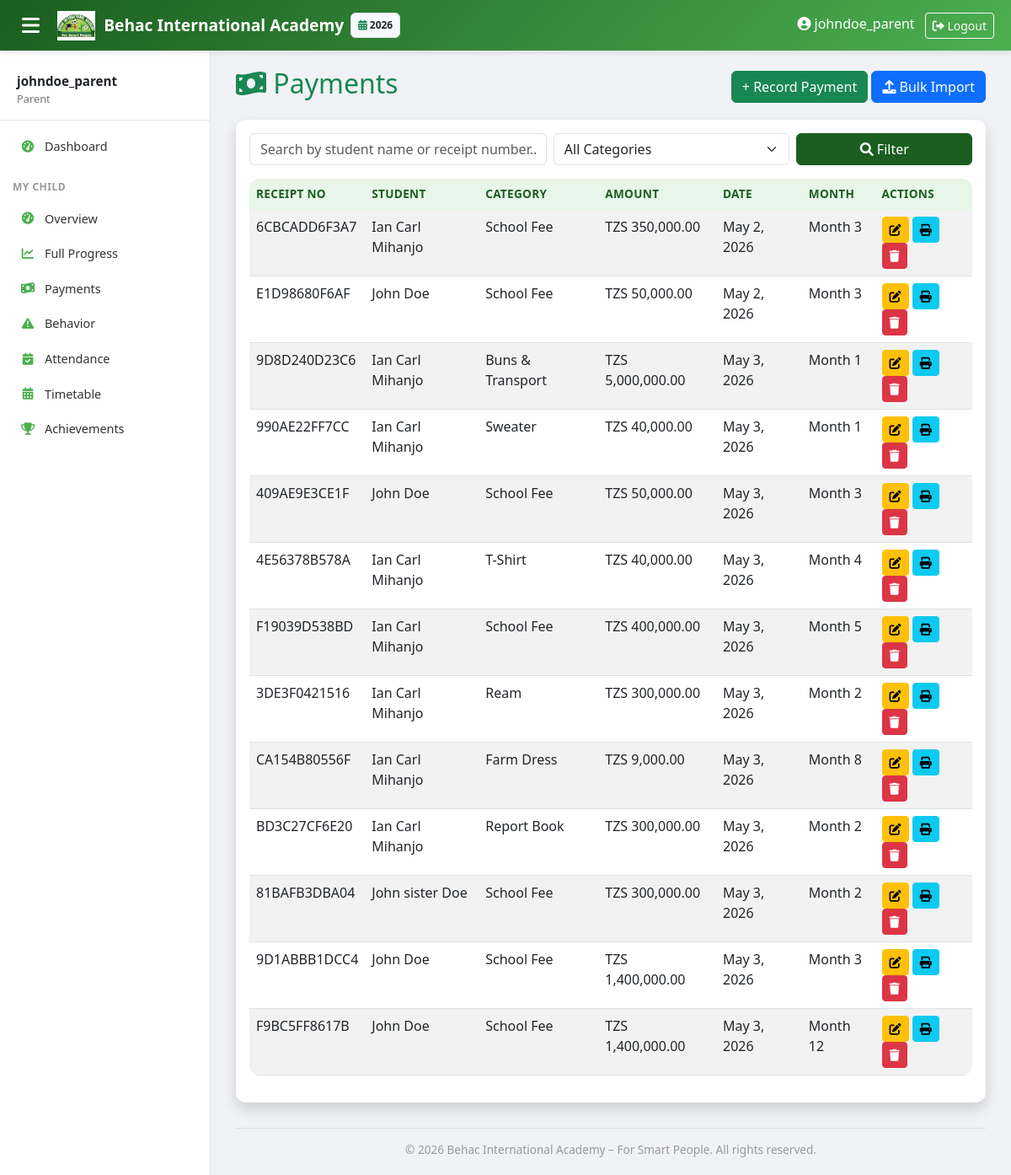
The page /finance/payments/ (signed in) on the database its author committed.
### core/models.py (models this page shows, shortened)
class AcademicYear(models.Model):
    name = models.CharField(max_length=20)  # "2025-2026"
    start_date = models.DateField()
    end_date = models.DateField()
    is_current = models.BooleanField(default=False)

### finance/models.py (models this page shows, shortened)
class Payment(models.Model):
    student = models.ForeignKey(Student, on_delete=models.CASCADE, related_name='payments')
    fee_category = models.ForeignKey(FeeCategory, on_delete=models.CASCADE)
    amount_paid = models.DecimalField(max_digits=10, decimal_places=2)
    payment_date = models.DateField(auto_now_add=True)
    receipt_number = models.CharField(max_length=50, unique=True)
    installment_month = models.PositiveSmallIntegerField(null=True, blank=True)  # 1-12
    notes = models.TextField(blank=True)

class FeeCategory(models.Model):
    name = models.CharField(max_length=50)  # "School Fee", "Buns & Transport", "Sweater"
    default_amount = models.DecimalField(max_digits=10, decimal_places=2)
    is_recurring = models.BooleanField(default=True)  # monthly vs one-time

### students/models.py (models this page shows, shortened)
class Student(models.Model):
    registration_number = models.CharField(max_length=20, unique=True, blank=True, editable=False)
    first_name = models.CharField(max_length=50)
    middle_name = models.CharField(max_length=50, blank=True, null=True)
    last_name = models.CharField(max_length=50)
    nida = models.CharField(max_length=20, blank=True, null=True)
    date_of_birth = models.DateField()
    birth_cert_number = models.CharField(max_length=50, unique=True)
    religion = models.CharField(max_length=50, blank=True)
    region = models.ForeignKey('locations.Region', on_delete=models.SET_NULL, null=True, blank=True)
    district = models.ForeignKey('locations.District', on_delete=models.SET_NULL, null=True, blank=True)
    gender = models.CharField(max_length=1, choices=[('M','Male'),('F','Female')])
    current_class = models.ForeignKey(ClassLevel, on_delete=models.SET_NULL, null=True)
    registration_date = models.DateField(auto_now_add=True)
    street = models.CharField(max_length=200, blank=True)
    mobile = models.CharField(max_length=15, blank=True)
    parent_name = models.CharField(max_length=100)
    parent_mobile = models.CharField(max_length=15)
    parent_occupation = models.CharField(max_length=100)
    parent_nida = models.CharField(max_length=20, blank=True)
    parent_user = models.ForeignKey(User, on_delete=models.SET_NULL, null=True, blank=True, related_name='children')
    is_active = models.BooleanField(default=True)
    class Meta:
        ordering = ['-registration_date']
    @property
    def full_name(self):
        return f"{self.first_name} {self.middle_name or ''} {self.last_name}".strip()

### finance/views.py (the view)
# urls.py: path('payments/', views.PaymentListView.as_view(), name='payment_list'),
class PaymentListView(LoginRequiredMixin, ListView):
    model = Payment
    template_name = 'finance/payment_list.html'
    context_object_name = 'payments'
    paginate_by = 50
    def get_queryset(self):
        qs = super().get_queryset()
        q = self.request.GET.get('q', '')
        cat = self.request.GET.get('category', '')
        if q:
            qs = qs.filter(student__first_name__icontains=q) | qs.filter(student__last_name__icontains=q) | qs.filter(receipt_number__icontains=q)
        if cat:
            qs = qs.filter(fee_category_id=cat)
        return qs
    def get_context_data(self, **kwargs):
        ctx = super().get_context_data(**kwargs)
        ctx['categories'] = FeeCategory.objects.all()
        ctx['q'] = self.request.GET.get('q', '')
        ctx['selected_category'] = self.request.GET.get('category', '')
        return ctx

### academics/context_processors.py (called while the page is built)
def academic_year_processor(request):
    current_year = AcademicYear.objects.filter(is_current=True).first()
    all_years = AcademicYear.objects.all().order_by('-start_date')
    return {
        'current_year': current_year,
        'all_years': all_years,
    }

### templates/finance/payment_list.html (shortened to what this page needs)
{% extends 'base.html' %}
{% load humanize %}
{% block content %}
<div class="d-flex justify-content-between align-items-center mb-3">
    <h2 class="text-success"><i class="fas fa-money-bill-wave"></i> Payments</h2>
    <div>
        <a href="{% url 'finance:select_student' %}" class="btn btn-success">+ Record Payment</a>
        <a href="{% url 'finance:payment_bulk_upload' %}" class="btn btn-primary"><i class="fas fa-upload"></i> Bulk Import</a>
    </div>
</div>
<div class="card shadow">
    <div class="card-body"><form method="get" class="row g-2 mb-3">
    <div class="col-md-5">
        <input type="text" name="q" class="form-control" placeholder="Search by student name or receipt number..." value="{{ q }}">
    </div>
    <div class="col-md-4">
        <select name="category" class="form-select">
            <option value="">All Categories</option>
        </select>
    </div>
    <div class="col-md-3">
        <button type="submit" class="btn btn-behac w-100"><i class="fas fa-search"></i> Filter</button>
    </div>
</form>
        <table class="table table-striped">
            <thead>
                <tr><th>Receipt No</th><th>Student</th><th>Category</th><th>Amount</th><th>Date</th><th>Month</th><th>Actions</th></tr>
            </thead>
            <tbody>
                {% for p in payments %}
                <tr>
                    <td>{{ p.receipt_number }}</td>
                    <td>{{ p.student.full_name }}</td>
                    <td>{{ p.fee_category.name }}</td>
                    <td>TZS {{ p.amount_paid|floatformat:2|intcomma }}</td>
                    <td>{{ p.payment_date }}</td>
                    <td>{% if p.installment_month %}Month {{ p.installment_month }}{% else %}-{% endif %}</td>
                    <td>
                        <a href="{% url 'finance:payment_update' p.pk %}" class="btn btn-sm btn-warning"><i class="fas fa-edit"></i></a>
                        <a href="{% url 'finance:receipt_pdf' p.pk %}" class="btn btn-sm btn-info" target="_blank"><i class="fas fa-print"></i></a>
                        <a href="{% url 'finance:payment_delete' p.pk %}" class="btn btn-sm btn-danger"><i class="fas fa-trash"></i></a>
                    </td>
                </tr>
                {% empty %}
                <tr><td colspan="7">No payments recorded yet.</td></tr>
                {% endfor %}
            </tbody>
        </table>
    </div>
</div>
{% endblock %}

### templates/base.html (shortened to what this page needs)
<!DOCTYPE html>
<html lang="en">
<head>
    <link href="https://cdn.jsdelivr.net/npm/bootstrap@5.3.0/dist/css/bootstrap.min.css" rel="stylesheet">
    <link rel="stylesheet" href="https://cdnjs.cloudflare.com/ajax/libs/font-awesome/6.0.0/css/all.min.css">
</head>
<body>
    {% if user.is_authenticated %}
    <nav class="topbar">
        <button class="sidebar-toggle" onclick="document.querySelector('.sidebar').classList.toggle('show')">
            <i class="fas fa-bars"></i>
        </button>
        <a class="topbar-brand" href="{% url 'dashboard:home' %}">
            <img src="/static/images/behac_logo.png" alt="Logo"> Behac International Academy
        </a>
        {% if current_year %}
        <span class="badge bg-light text-dark ms-2 p-2 border" style="font-size: 0.75rem;">
            <i class="fas fa-calendar-alt text-success"></i> {{ current_year.name }}
        </span>
        {% endif %}
        <div class="ms-auto">
            {% if user.is_authenticated %}
                <span class="me-2 d-none d-sm-inline"><i class="fas fa-user-circle"></i> {{ user.get_full_name|default:user.username }}</span>
                <form method="post" action="{% url 'logout' %}" style="display:inline;">
                    <button type="submit" class="btn btn-sm btn-outline-light">
                        <i class="fas fa-sign-out-alt"></i> Logout
                    </button>
                </form>
            {% endif %}
        </div>
    </nav>
    <div class="sidebar" id="sidebar">
        <div class="user-info">
            <div class="name">{{ user.get_full_name|default:user.username }}</div>
            <div class="role">
                {% if user.is_superuser %}Owner
                {% elif user.groups.all %}{{ user.groups.first.name }}
                {% else %}Staff{% endif %}
            </div>
        </div>
        {% if user.is_authenticated %}
        <ul class="nav flex-column">
            <li class="nav-item">
                <a class="nav-link {% if request.path == '/' %}active{% endif %}" href="{% url 'dashboard:home' %}">
                    <i class="fas fa-tachometer-alt"></i> Dashboard
                </a>
            </li>
            {% with user_groups=user.groups.all %}
            {% if 'Parent' in user_groups|join:', ' %}
            <li class="nav-section">My Child</li>
            <li class="nav-item">
                <a class="nav-link {% if '/dashboard/parent/' == request.path %}active{% endif %}" href="{% url 'dashboard:parent' %}"><i class="fas fa-tachometer-alt"></i> Overview</a>
            </li>
            <li class="nav-item">
                <a class="nav-link {% if '/dashboard/parent/progress/' in request.path %}active{% endif %}" href="{% url 'dashboard:parent_progress' %}"><i class="fas fa-chart-line"></i> Full Progress</a>
            </li>
            <li class="nav-item">
                <a class="nav-link {% if '/dashboard/parent/payments/' in request.path %}active{% endif %}" href="{% url 'dashboard:parent_payments' %}"><i class="fas fa-money-bill-wave"></i> Payments</a>
            </li>
            <li class="nav-item">
                <a class="nav-link {% if '/dashboard/parent/behavior/' in request.path %}active{% endif %}" href="{% url 'dashboard:parent_behavior' %}"><i class="fas fa-exclamation-triangle"></i> Behavior</a>
            </li>
            <li class="nav-item">
                <a class="nav-link {% if '/dashboard/parent/attendance/' in request.path %}active{% endif %}" href="{% url 'dashboard:parent_attendance' %}"><i class="fas fa-calendar-check"></i> Attendance</a>
            </li>
            <li class="nav-item">
                <a class="nav-link {% if '/dashboard/parent/timetable/' in request.path %}active{% endif %}" href="{% url 'dashboard:parent_timetable' %}"><i class="fas fa-calendar-alt"></i> Timetable</a>
            </li>
            <li class="nav-item">
                <a class="nav-link {% if '/dashboard/parent/achievements/' in request.path %}active{% endif %}" href="{% url 'dashboard:parent_achievements' %}"><i class="fas fa-trophy"></i> Achievements</a>
            </li>
            {% endif %}
            {% endwith %}
        </ul>
        {% endif %}
    </div>
    {% endif %}
    <div class="main-content"{% if not user.is_authenticated %} style="margin-left: 0 !important;"{% endif %}>
        {% block content %}{% endblock %}
        <div class="main-footer">
            &copy; {% now "Y" %} Behac International Academy – For Smart People. All rights reserved.
        </div>
    </div>
</body>
</html>

### templates/base.html (style rules this page uses)
:root { --behac-dark: #1B5E20; --behac-light: #4CAF50; --behac-bg: #E8F5E9; --sidebar-width: 250px; }
body { background-color: #f0f2f5; font-family: 'Segoe UI', Tahoma, Geneva, Verdana, sans-serif; overflow-x: hidden; }
.topbar { background: linear-gradient(135deg, var(--behac-dark), var(--behac-light)); box-shadow: 0 2px 8px rgba(0,0,0,0.1); position: fixed; top: 0; left: 0; right: 0; z-index: 1030; height: 60px; display: flex; align-items: center; padding: 0 20px; color: white; }
.topbar-brand { font-weight: bold; font-size: 1.2rem; color: white; text-decoration: none; display: flex; align-items: center; gap: 10px; }
.topbar-brand img { height: 35px; }
.sidebar-toggle { background: none; border: none; color: white; font-size: 1.5rem; cursor: pointer; margin-right: 15px; }
.sidebar { position: fixed; top: 60px; left: 0; bottom: 0; width: var(--sidebar-width); background: white; border-right: 1px solid #e0e0e0; padding-top: 10px; overflow-y: auto; z-index: 1020; transition: transform 0.3s ease; }
.sidebar .nav-section { padding: 8px 15px; font-size: 0.75rem; text-transform: uppercase; font-weight: 700; color: #999; letter-spacing: 0.5px; margin-top: 10px; }
.sidebar .nav-item { padding: 0; }
.sidebar .nav-link { padding: 10px 20px; color: #333; display: flex; align-items: center; gap: 10px; border-left: 3px solid transparent; transition: all 0.2s; font-size: 0.9rem; }
.sidebar .nav-link i { width: 20px; text-align: center; color: var(--behac-light); }
.sidebar .user-info { padding: 15px 20px; border-bottom: 1px solid #e0e0e0; margin-bottom: 10px; }
.sidebar .user-info .name { font-weight: 600; font-size: 0.95rem; }
.sidebar .user-info .role { font-size: 0.8rem; color: #777; }
.main-content { margin-top: 60px; margin-left: var(--sidebar-width); padding: 20px 30px; min-height: calc(100vh - 60px); }
.main-footer { margin-top: 30px; padding-top: 15px; border-top: 1px solid #e0e0e0; text-align: center; color: #999; font-size: 0.85rem; }
.card { border-radius: 12px; box-shadow: 0 2px 8px rgba(0,0,0,0.05); border: none; transition: box-shadow 0.2s; }
.btn-behac { background-color: var(--behac-dark); border-color: var(--behac-dark); color: white; }
table.table { background: white; border-radius: 12px; overflow: hidden; }
table.table thead th { background-color: var(--behac-bg); color: var(--behac-dark); border-bottom: none; font-weight: 600; font-size: 0.85rem; text-transform: uppercase; letter-spacing: 0.3px; }

### rows shown on the page
AcademicYear: name "2026"
Payment: receipt_number "6CBCADD6F3A7", student.full_name "Ian Carl Mihanjo", fee_category.name "School Fee", amount_paid "350,000.00", payment_date "May 2, 2026", installment_month "3"
Payment: receipt_number "E1D98680F6AF", student.full_name "John Doe", fee_category.name "School Fee", amount_paid "50,000.00", payment_date "May 2, 2026", installment_month "3"
Payment: receipt_number "9D8D240D23C6", student.full_name "Ian Carl Mihanjo", fee_category.name "Buns & Transport", amount_paid "5,000,000.00", payment_date "May 3, 2026", installment_month "1"
Payment: receipt_number "990AE22FF7CC", student.full_name "Ian Carl Mihanjo", fee_category.name "Sweater", amount_paid "40,000.00", payment_date "May 3, 2026", installment_month "1"
Payment: receipt_number "409AE9E3CE1F", student.full_name "John Doe", fee_category.name "School Fee", amount_paid "50,000.00", payment_date "May 3, 2026", installment_month "3"
Payment: receipt_number "4E56378B578A", student.full_name "Ian Carl Mihanjo", fee_category.name "T-Shirt", amount_paid "40,000.00", payment_date "May 3, 2026", installment_month "4"
Payment: receipt_number "F19039D538BD", student.full_name "Ian Carl Mihanjo", fee_category.name "School Fee", amount_paid "400,000.00", payment_date "May 3, 2026", installment_month "5"
Payment: receipt_number "3DE3F0421516", student.full_name "Ian Carl Mihanjo", fee_category.name "Ream", amount_paid "300,000.00", payment_date "May 3, 2026", installment_month "2"
Payment: receipt_number "CA154B80556F", student.full_name "Ian Carl Mihanjo", fee_category.name "Farm Dress", amount_paid "9,000.00", payment_date "May 3, 2026", installment_month "8"
Payment: receipt_number "BD3C27CF6E20", student.full_name "Ian Carl Mihanjo", fee_category.name "Report Book", amount_paid "300,000.00", payment_date "May 3, 2026", installment_month "2"
Payment: receipt_number "81BAFB3DBA04", student.full_name "John sister Doe", fee_category.name "School Fee", amount_paid "300,000.00", payment_date "May 3, 2026", installment_month "2"
Payment: receipt_number "9D1ABBB1DCC4", student.full_name "John Doe", fee_category.name "School Fee", amount_paid "1,400,000.00", payment_date "May 3, 2026", installment_month "3"
Payment: receipt_number "F9BC5FF8617B", student.full_name "John Doe", fee_category.name "School Fee", amount_paid "1,400,000.00", payment_date "May 3, 2026", installment_month "12"

### other values the page prints
{{ user.get_full_name|default:user.username }} "johndoe_parent"
{{ user.groups.first.name }} "Parent"
